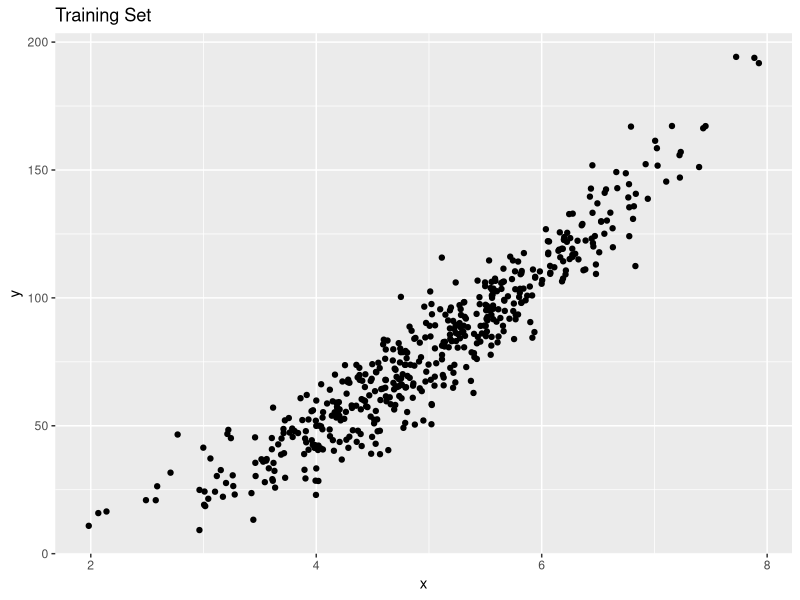
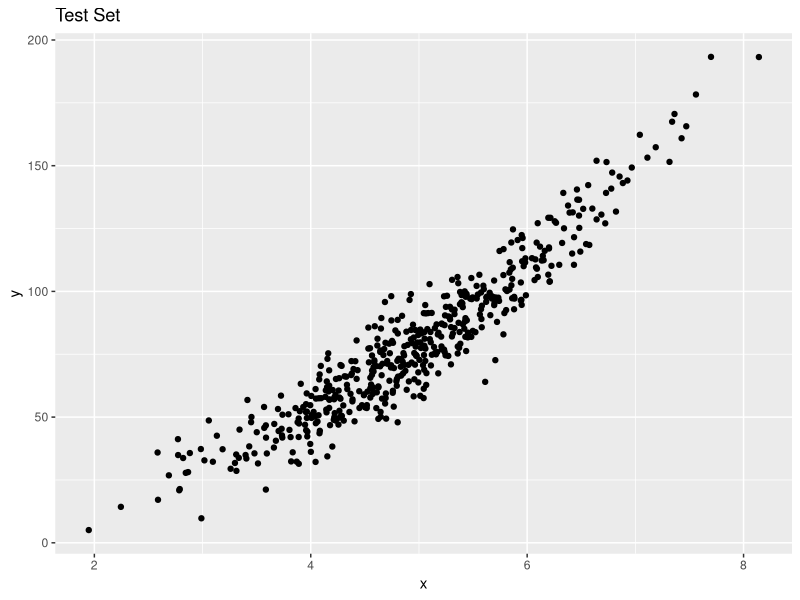
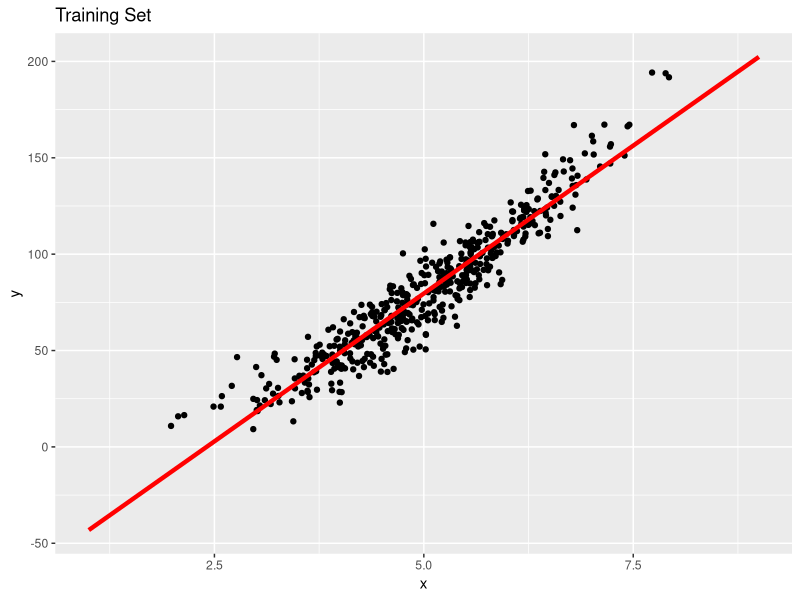
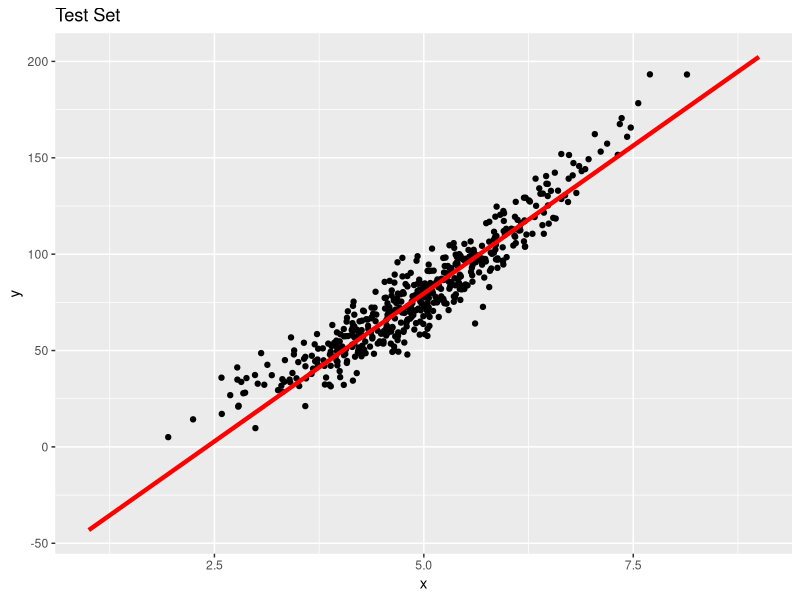

Source code (R) for these figures, in order:
rm(list = ls())
ls()

set <- read.csv("dat.csv") 

head(set)

summary(set)

nrow(set)

set[732,2]

set[732,]

# Want to bring only these rows so putting them into an index
ind <- c(605, 3, 321)

set[ind,]

set[-ind,]

set[400:600,]

set[600,]

set[10:20,]

#  get a sample of 4 records in a range of 1 to 10

sample(10, 4)


sample(20, 10, replace = F)

?sample

sample(1000, 500)

ind <- sample(1000, 500)

ind

set
# set[500:1000,]

# Sert is the name of the data frame and [] is used for filtering

set[ind,]

set[]

train_set <- set[ind,]

train_set

test_set <- set[-ind,]

nrow(train_set)

nrow(test_set)

head(test_set)

head(train_set)

summary(train_set)
summary(test_set)
summary(set)

sd(train_set$x); sd(train_set$y)

sd(test_set$x); sd(test_set$y)

# This is the way to take a large data frame and 
# divide it into training and test data set

# Plot the training set

library(ggplot2)

ggplot()+
    geom_point(data = train_set, aes(x,y)) +
    ggtitle('Training Set')


# Plot the test set

ggplot()+
    geom_point(data = test_set, aes(x,y)) +
    ggtitle('Test Set')


# Run Linear Model on Training set

Linear_model_Train <- lm(y~x, data = train_set)

Linear_model_Train

# Now lets put a random number and test the model if it can 
# predict

x<- 9

head(train_set)
?predict

predict(Linear_model_Train, data.frame(x))

head(train_set)

x<- c(1,9)

y <- predict(Linear_model_Train, data.frame(x))
x
y

endpoints <- data.frame(x,y)

endpoints


# Applying the linear model to the training set
ggplot()+
    geom_point(data = train_set, aes(x,y)) +
    geom_line(data = endpoints, aes(x,y), color = "red", size = 1.5) +
    ggtitle('Training Set')


# Applying the linear model to the test set

ggplot()+
    geom_point(data = test_set, aes(x,y)) +
    geom_line(data = endpoints, aes(x,y), color = "red", size = 1.5) +
    ggtitle('Test Set')


# Goodness of fit of the line on test data
# (Risidual sum of square or R Square)

# take all the x values from test data

x<- test_set$x

predict(Linear_model_Train, test_set)



# Difference from y and predicted y


mean(sum((test_set$y - 
              predict(Linear_model_Train, test_set))^2))
     

# Mean square error


?sample


